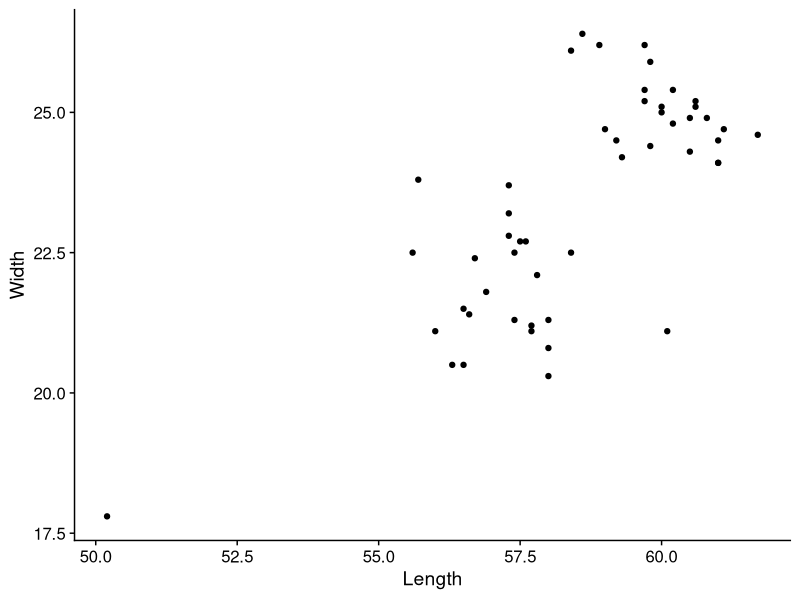
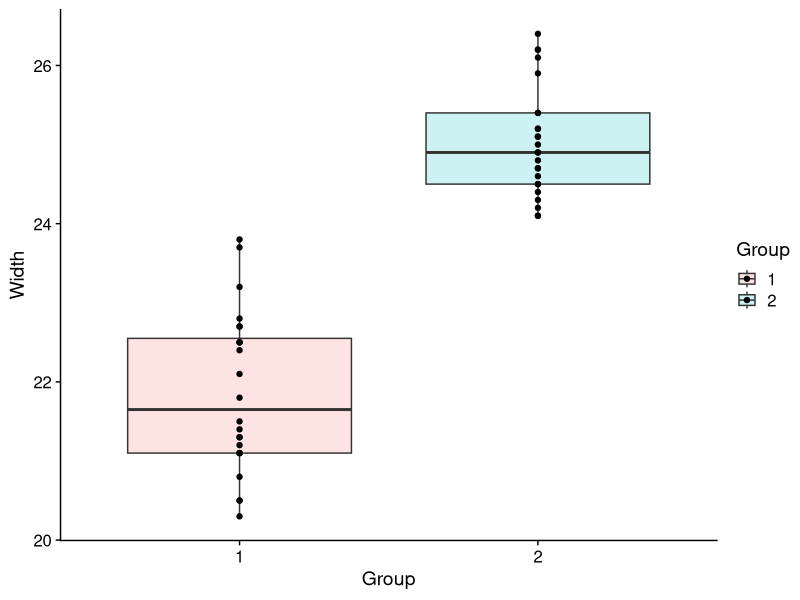

R code for these plots, in order:
## ---- chunk 1
#| label: setup
#| include: false

library(tidyverse)
library(readxl)
library(cowplot)

theme_set(theme_cowplot())
## ---- chunk 2
# Read in data

myDat <- read_excel("01-2Ex.xlsx")
## ---- chunk 3
# Plot data

ggplot(myDat, aes(x = Length, y = Width)) +
  geom_point()
## ---- chunk 4
# Filter out low temp outlier
myDat <- myDat |>
  filter(Notes != 'LowTemp')

# Calculate Area
myDat <- myDat |> 
  mutate(Area = Length * Width,
         Group = factor(Group))
## ---- chunk 5
# Make a plot

ggplot(myDat, aes(x = Group,
                  y = Width,
                  fill = Group)) +
  geom_boxplot(alpha = 0.2) +
  geom_point()
